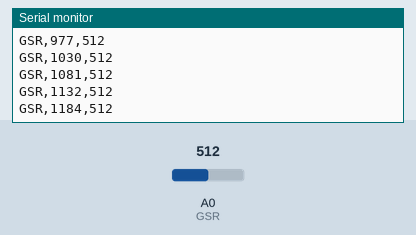
Recording of a sketch running on a simulated Arduino Uno, built with avr-gcc and run on an emulated ATmega328P. Shown: the last lines printed to the serial monitor. The test bench sets the inputs (shaded band); at power-on: A0 (GSR) = 512.

Above: at 1.2 s.
1.3 s: A0 (GSR) set to 716
At 1.3 s:
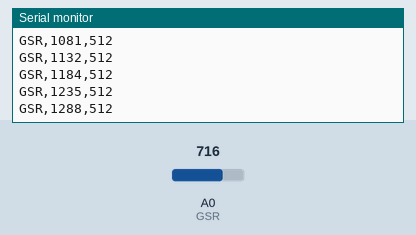
2.8 s: A0 (GSR) set to 900
At 2.8 s:
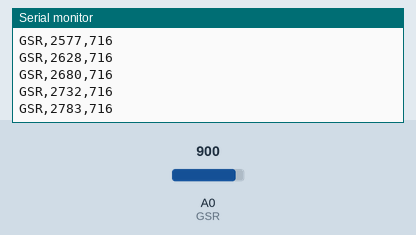
Timing chart, 0 to 5.8 s (numbered marks = the images above; inputs shaded):
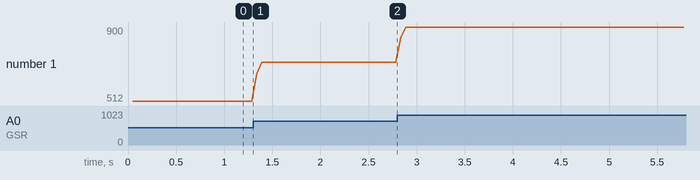

The sketch:

gsr_sensor_code_manufacturer.ino
```cpp
const int GSR = A0;
int sensorValue = 0;
int gsr_average = 0;

void setup() {
  Serial.begin(9600);
}

void loop() {
  long sum = 0;
  unsigned long gsrPrintTime = 0;

  for (int i = 0; i < 10; i++) {
    sensorValue = analogRead(GSR);
    sum += sensorValue;
    delay(5);
  }

  gsr_average = sum / 10;
  gsrPrintTime = millis();

  Serial.print("GSR,");
  Serial.print(gsrPrintTime);
  Serial.print(",");
  Serial.println(gsr_average);
}
```

Measured:
- plotted number 1: 512 → 716 after the input at 1.3 s
